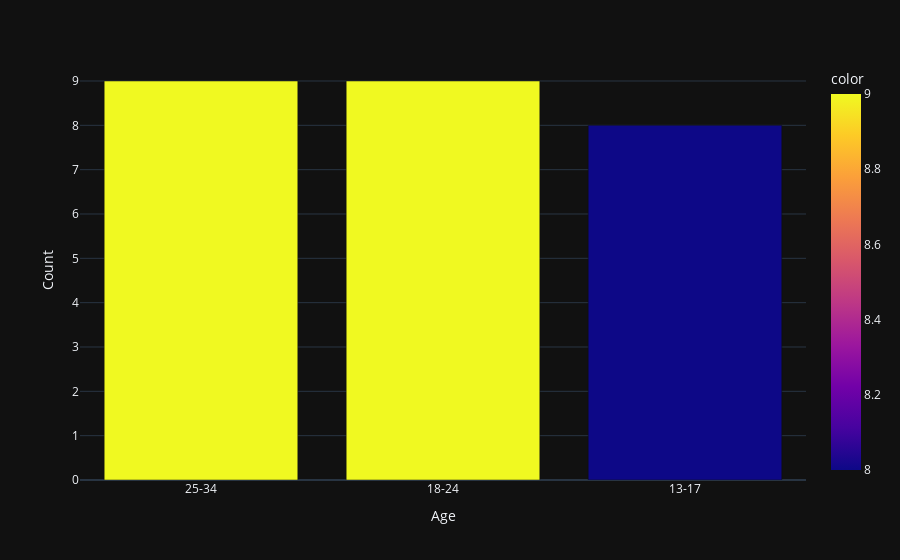

The notebook cell this image was saved under:
### Code cell
age_data = data_except_group.Age.value_counts()
fig = px.bar(age_data, x = age_data.index, y = age_data.values, color = age_data.values, template= "plotly_dark",)
fig.update_layout(xaxis_title = "Age", yaxis_title = "Count")

### Figure 1 — Plotly figure (JSON) as saved in the notebook; plotly's stock layout.template omitted (floating-point values rounded to 4 significant figures)
{"data": [{"alignmentgroup": "True", "hovertemplate": "index=%{x}<br>y=%{y}<br>color=%{marker.color}<extra></extra>", "legendgroup": "", "marker": {"color": [9, 9, 8], "coloraxis": "coloraxis", "pattern": {"shape": ""}}, "name": "", "offsetgroup": "", "orientation": "v", "showlegend": false, "textposition": "auto", "type": "bar", "x": ["25-34", "18-24", "13-17"], "xaxis": "x", "y": [9, 9, 8], "yaxis": "y"}], "layout": {"barmode": "relative", "coloraxis": {"colorbar": {"title": {"text": "color"}}, "colorscale": [[0, "#0d0887"], [0.1111, "#46039f"], [0.2222, "#7201a8"], [0.3333, "#9c179e"], [0.4444, "#bd3786"], [0.5556, "#d8576b"], [0.6667, "#ed7953"], [0.7778, "#fb9f3a"], [0.8889, "#fdca26"], [1, "#f0f921"]]}, "legend": {"tracegroupgap": 0}, "margin": {"t": 60}, "xaxis": {"anchor": "y", "domain": [0, 1], "title": {"text": "Age"}}, "yaxis": {"anchor": "x", "domain": [0, 1], "title": {"text": "Count"}}}}
